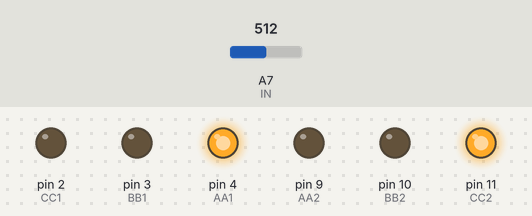
Bench run of a sketch on a simulated Arduino Nano, built with avr-gcc and run on an emulated ATmega328P. Parts: output pins drawn as LEDs (lit = HIGH). Dashed ring = blinking. The inputs (shaded band) are chosen by the test bench; at power-on: A7 (IN) = 512. What the sketch prints to the serial monitor is not drawn.

Above: at 1.7 s.
1.8 s: A7 (IN) set to 0
At 2.13 s:
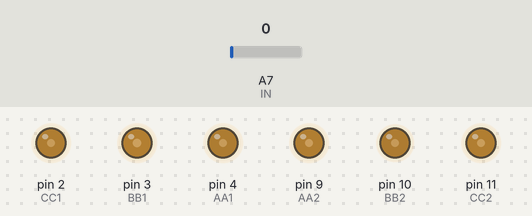
4.8 s: A7 (IN) set to 16
At 5.55 s:
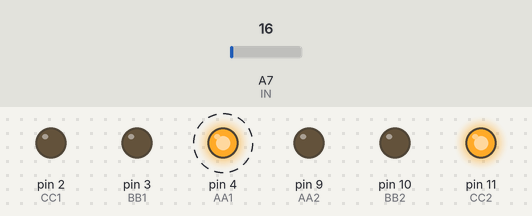
7.8 s: A7 (IN) set to 0
10.8 s: A7 (IN) set to 306
At 11.24 s:
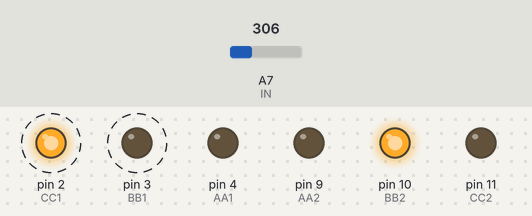
13.8 s: A7 (IN) set to 511
Timing chart, 0 to 17.8 s (numbered marks = the images above; inputs shaded):
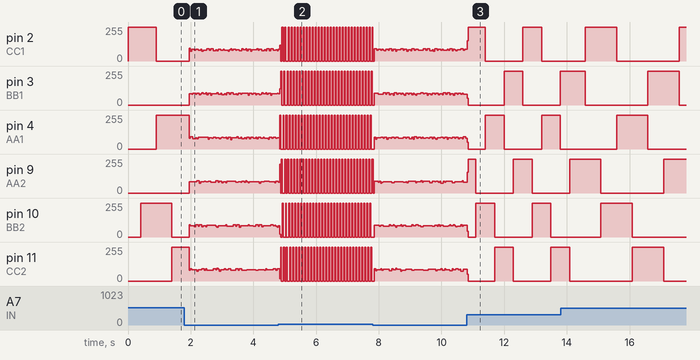

The sketch:

ESC_sinEMF.ino
```cpp
int AA1=4;
int AA2=9;
int BB1=3;
int BB2=10;
int CC1=2;
int CC2=11;

int enable=2;
int emfA=A2;
int emfB=A3;
int emfC=A4;

int fase=1;

int IN=A7;
int tempo=400;

unsigned long previousMillis = 0;

void setup() {
  Serial.begin(115200);

  pinMode(AA1,OUTPUT);
  pinMode(AA2,OUTPUT);
  pinMode(BB1,OUTPUT);
  pinMode(BB2,OUTPUT);
  pinMode(CC1,OUTPUT);
  pinMode(CC2,OUTPUT);

  pinMode(enable,OUTPUT);

  pinMode(IN,INPUT);
  pinMode(emfA,INPUT);
  pinMode(emfB,INPUT);
  pinMode(emfC,INPUT);

  digitalWrite(enable,HIGH);
  previousMillis = millis();
}

void loop() {
  unsigned long currentMillis = millis();
  Serial.println(tempo);

  if(currentMillis - previousMillis >= tempo){
    previousMillis += tempo;

  //Phase1 C-B
    switch(fase){
      case 1:
        digitalWrite(AA1,LOW);
        digitalWrite(AA2,LOW);
        digitalWrite(BB1,LOW);
        digitalWrite(CC2,LOW);
        digitalWrite(BB2,HIGH);
        digitalWrite(CC1,HIGH);
        break;

    //Phase2 A-B
      case 2:
        digitalWrite(AA2,LOW);
        digitalWrite(BB1,LOW);
        digitalWrite(CC1,LOW);
        digitalWrite(CC2,LOW);
        digitalWrite(AA1,HIGH);
        digitalWrite(BB2,HIGH);
        break;

    //Phase3 A-C
      case 3:
        digitalWrite(AA2,LOW);
        digitalWrite(BB1,LOW);
        digitalWrite(BB2,LOW);
        digitalWrite(CC1,LOW);
        digitalWrite(CC2,HIGH);
        digitalWrite(AA1,HIGH);
        break;

    //Phase4 B-C
    case 4:
      digitalWrite(AA1,LOW);
      digitalWrite(AA2,LOW);
      digitalWrite(BB2,LOW);
      digitalWrite(CC1,LOW);
      digitalWrite(BB1,HIGH);
      digitalWrite(CC2,HIGH);
      break;

    //Phase5 B-A
    case 5:
      digitalWrite(AA1,LOW);
      digitalWrite(BB2,LOW);
      digitalWrite(CC1,LOW);
      digitalWrite(CC2,LOW);
      digitalWrite(AA2,HIGH);
      digitalWrite(BB1,HIGH);
      break;

    //Phase6 C-A
    case 6:
      digitalWrite(AA1,LOW);
      digitalWrite(BB1,LOW);
      digitalWrite(BB2,LOW);
      digitalWrite(CC2,LOW);
      digitalWrite(CC1,HIGH);
      digitalWrite(AA2,HIGH);
      break;
    }

    int t =analogRead(IN);
    tempo=map(t,0,1024,1,1000);

    if (fase<6){
      fase=fase+1;}
    else{
      fase=1;
    }
  }
}
```
